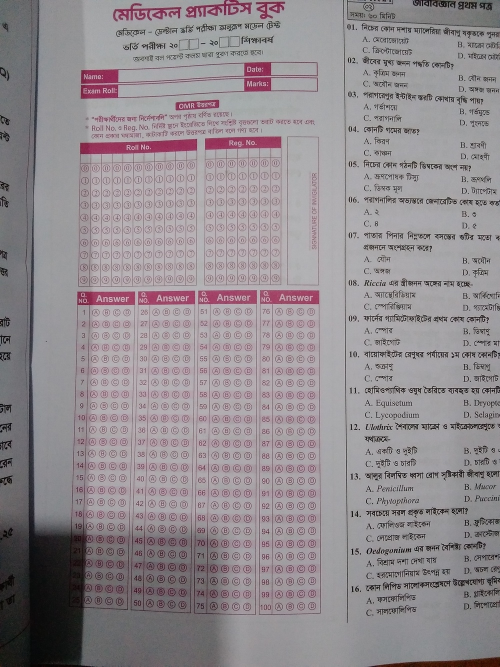
#> input picture assets/practice-book.jpg, 1000 x 1333 px (shown at 1/2 size); its folder holds only this picture in this run
$ python diagnose_alignment.py
#> lines starting #> are read from the running program, lines starting #| are printed output that depends on the picture; after the words box and inside, x2 and y2 are one past the last pixel; in counts of white or black regions, pixels touching at a corner belong together
### omr_check/recognition.py
from __future__ import annotations

import json
from dataclasses import dataclass
from pathlib import Path

import cv2
import numpy as np
from PIL import Image, ImageOps, UnidentifiedImageError

from .domain import Mark, MarkState
from .alignment import StructuralAligner

Image.MAX_IMAGE_PIXELS = 35_000_000
cv2.setNumThreads(2)


class RecognitionError(ValueError):
    pass


def load_image(path: Path, width: int = 1000) -> np.ndarray:
#> called with width = 1000
    try:
        with Image.open(path) as im:
#> im is the input picture: PIL image 1000x1333 RGB; mean R, G, B 146, 139.2, 143.4
            if im.width * im.height > 35_000_000:
                raise RecognitionError("Image is too large; use a photo below 35 megapixels")
            im = ImageOps.exif_transpose(im).convert("RGB")
            if min(im.size) < 400:
                raise RecognitionError("Image resolution is too low. Send the original photo as a file")
            target_w = width if im.width <= im.height else round(im.width * width / im.height)
#> target_w = 1000
            target_h = round(im.height * width / im.width) if im.width <= im.height else width
#> target_h = 1333
            if (im.width, im.height) != (target_w, target_h):
                im = im.resize((target_w, target_h), Image.Resampling.LANCZOS)
            return cv2.cvtColor(np.asarray(im), cv2.COLOR_RGB2BGR)
    except (UnidentifiedImageError, OSError, Image.DecompressionBombError) as exc:
        raise RecognitionError("Cannot read this image. Send a JPEG or PNG photo") from exc


# [34 lines left out: functions ink_mask, paper_ink_fraction, not called in this run]


@dataclass
class Template:
    id: str
    image: np.ndarray
    centers: np.ndarray
    radius: float
    roi: list[int]
    keypoints: tuple
    descriptors: np.ndarray


@dataclass
class Reading:
    template_id: str
    marks: list[Mark]
    aligned: np.ndarray
    annotated: np.ndarray
    alignment: dict
    sampling_centers: np.ndarray | None = None


# [6 lines left out: function classify, not called in this run]


class Recognizer:
    # [192 lines left out: functions __init__, read, _read_legacy, _fraction, _finish_reading, _align and 1 more, not called in this run]

### tools/diagnose_alignment.py
"""Inspect geometric form anchors without exposing any Telegram credentials."""
from pathlib import Path
import json

import cv2
import numpy as np

from omr_check.recognition import load_image


def red_mask(image):
    hsv=cv2.cvtColor(image,cv2.COLOR_BGR2HSV)
#> hsv: shape (1333, 1000, 3); mean H, S, V 133.9, 16.8, 147.3
    return (((hsv[:,:,0]<25)|(hsv[:,:,0]>140))&(hsv[:,:,1]>20)&(hsv[:,:,2]>25)).astype(np.uint8)*255
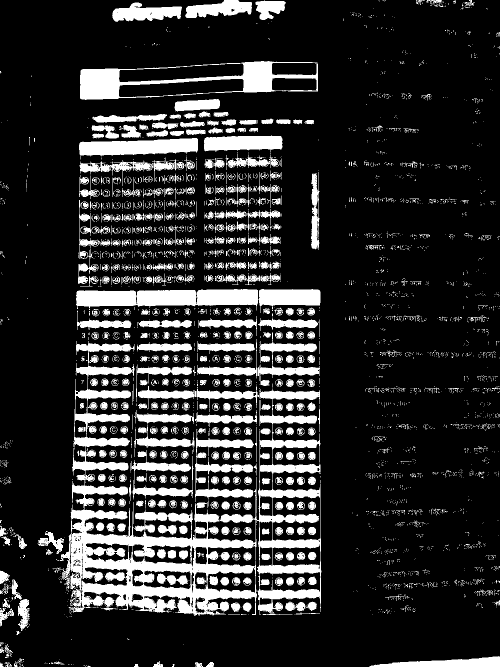
#> returned value: shape (1333, 1000) (shown at 1/2 size); 17.8% white; 3971 white regions (3409 under 20 px), largest, box (x1, y1, x2, y2) and area: (119, 682, 643, 1232) 70292, (160, 122, 636, 200) 12085, (152, 578, 517, 621) 11132


def panels(image):
    mask=red_mask(image)
    mask=cv2.morphologyEx(mask,cv2.MORPH_CLOSE,np.ones((3,3),np.uint8))
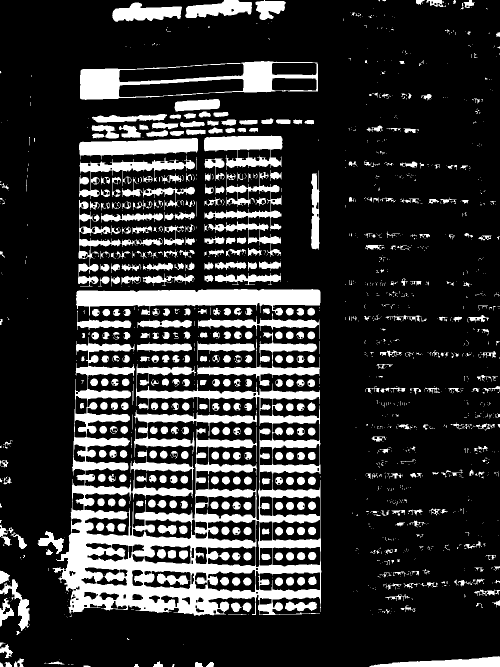
#> mask: shape (1333, 1000) (shown at 1/2 size); 19.9% white; 1470 white regions (979 under 20 px)
    contours,_=cv2.findContours(mask,cv2.RETR_LIST,cv2.CHAIN_APPROX_SIMPLE)
#> contours = 1738 contours, 1155 with area under 20; largest, box (x1, y1, x2, y2) and area: (105, 674, 643, 1232) 154280, (160, 122, 636, 200) 27553, (152, 578, 641, 632) 14914, (408, 271, 565, 340) 6792, (237, 157, 488, 195) 6220
    found=[]
    for contour in contours:
        x,y,w,h=cv2.boundingRect(contour)
        if h<image.shape[0]*.22 or not .10<w/h<.40:continue
        area=cv2.contourArea(contour)
        if area<w*h*.65:continue
        polygon=cv2.approxPolyDP(contour,cv2.arcLength(contour,True)*.015,True)
        found.append(dict(box=[x,y,w,h],area=round(area),quad=polygon.reshape(-1,2).tolist()))
#> this loop made 1738 passes
#> (x, y, w, h) on passes 1, 4, 5: (167, 1331, 14, 2), (344, 1328, 5, 5), (268, 1328, 10, 5)
#> after the loop, found = []
    return found,mask


def main():
    root=Path(__file__).resolve().parents[1]
    out=root/'var/alignment-diagnostics';out.mkdir(parents=True,exist_ok=True)
    paths=list((root/'assets').glob('*.jpg'))+list((root/'omr-exam-paper-example').glob('*.jpg'))
    report={}
    for path in paths:
        image=load_image(path)
        found,mask=panels(image)
#> found = []
        overlay=image.copy()
        for index,panel in enumerate(found):
            cv2.polylines(overlay,[np.array(panel['quad'],np.int32)],True,(0,200,0),2)
            x,y,_,_=panel['box'];cv2.putText(overlay,str(index),(x,y),cv2.FONT_HERSHEY_SIMPLEX,.6,(200,0,0),2)
#> this loop made 0 passes
        cv2.imwrite(str(out/(path.stem+'-panels.jpg')),overlay)
        cv2.imwrite(str(out/(path.stem+'-red.png')),mask)
        report[path.name]=found
        print(path.name,found,flush=True)
#| practice-book.jpg []
        if path.parent.name=='omr-exam-paper-example':
            from omr_check.alignment import find_columns,_column_view,red_print
            for quad in find_columns(image):
                profile=(red_print(_column_view(image,quad))[:,35:150]>0).mean(axis=1)
                profile=np.convolve(profile,np.ones(5)/5,mode='same')
                edges=np.diff(np.r_[False,profile>.40,False].astype(np.int8))
                bands=[(int(a),int(b)) for a,b in zip(np.where(edges==1)[0],np.where(edges==-1)[0]) if b-a>=6]
                print('  PROFILE',quad.tolist(),'top',profile[:35].mean(),'bands',bands,flush=True)
    (out/'panels.json').write_text(json.dumps(report,indent=2))


if __name__=='__main__':main()
